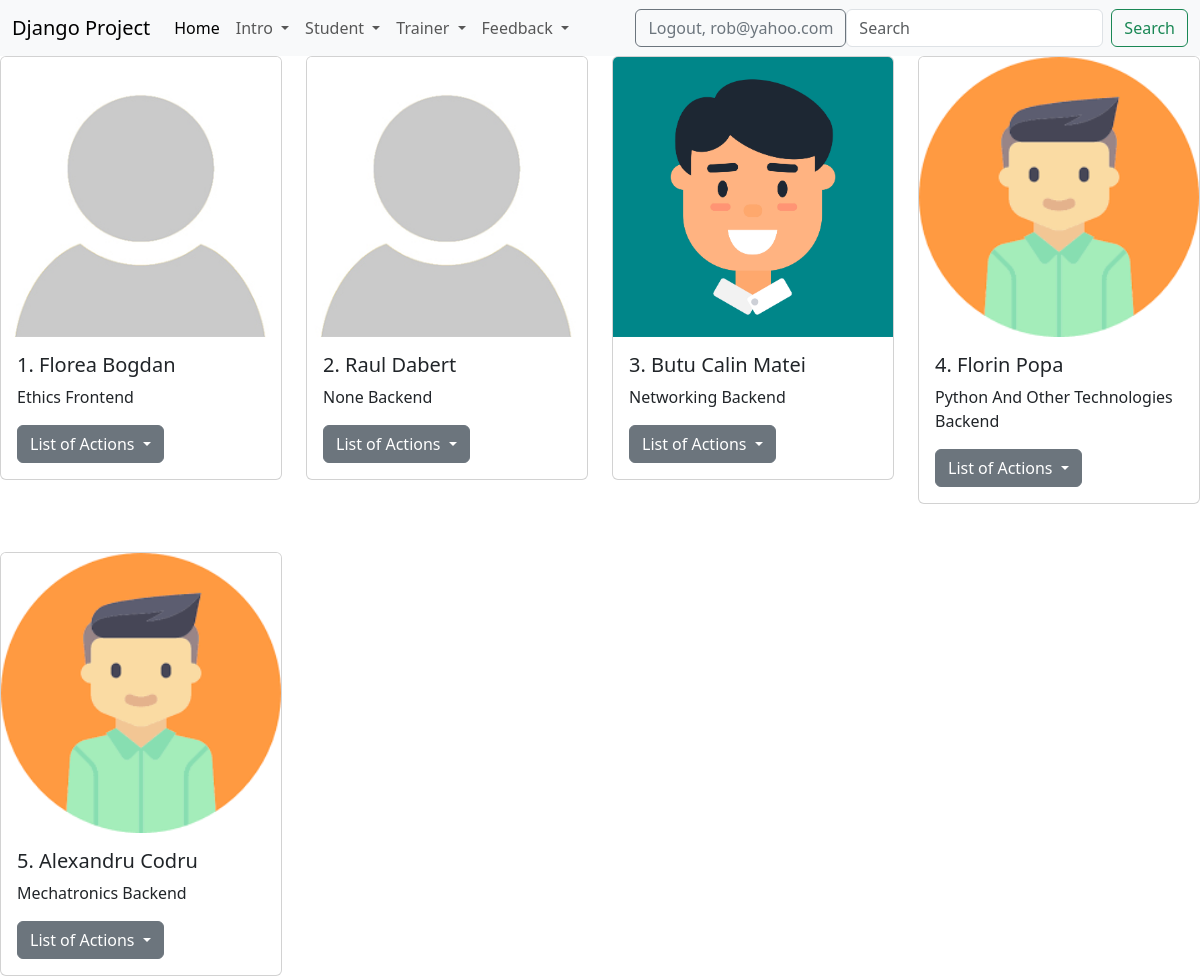
The app's page /list_of_trainers/ (signed in) with its own data.
### trainer/models.py (models this page shows, shortened)
class Trainer(models.Model):
    department_options = (
        ("frontend", "Frontend"),
        ("backend", "Backend"),
        ("network", "Network"),
    )
    first_name = models.CharField(max_length=20)
    last_name = models.CharField(max_length=20)
    course = models.CharField(max_length=40, blank=True, null=True)
    email = models.EmailField(max_length=40)
    department = models.CharField(max_length=32, choices=department_options)
    active = models.BooleanField(default=True)
    created_at = models.DateTimeField(auto_now_add=True)
    updated_at = models.DateTimeField(auto_now=True)
    image_up = models.ImageField(upload_to="trainers_images/", null=True)

### trainer/views.py (the view)
# urls.py: path("list_of_trainers/", views.TrainerListView.as_view(), name="list-of-trainers"),
class TrainerListView(LoginRequiredMixin, ListView):
    template_name = "trainer/list_of_trainers.html"
    model = Trainer
    context_object_name: str = "all_trainers"
    def get_queryset(self):
        return Trainer.objects.filter(active=True)

### templates/trainer/list_of_trainers.html (shortened to what this page needs)
{% extends 'base.html' %}
{% load static %}
{% block content %}
    <div class=container-fluid">
        <div class="row gy-5">
            {% if all_trainers %}
                {% for trainer in all_trainers %}
                    <div class="col-md-3">
                        <div class="card">
                             {% if trainer.image_up %}
                                 <img src="{{ trainer.image_up.url }}" class="card-img-top" alt="No image">
                             {% else %}
                                 <img src="{% static "images/img.png" %}" class="card-img-top" alt="No image">
                             {% endif %}
                            <div class="card-body">
                                <h5 class="card-title">{{ forloop.counter }}. {{ trainer.first_name|title }} {{ trainer.last_name|title }}</h5>
                                <p class="card-text">{{ trainer.course|title }} {{ trainer.department|title }}</p>
                                <div class="dropdown">
                                    <button class="btn btn-secondary dropdown-toggle" type="button"
                                            data-bs-toggle="dropdown" aria-expanded="false"> List of Actions
                                    </button>
                                </div>
                            </div>
                        </div>
                    </div>
                {% endfor %}
            {% else %}
                <p class="text-center">No Trainer Available</p>
            {% endif %}
        </div>
    </div>
{% endblock %}

### templates/navbar.html (shortened to what this page needs)
<nav class="navbar navbar-expand-lg bg-body-tertiary">
    <div class="container-fluid">
        <a class="navbar-brand" href="#">Django Project</a>
        <div class="collapse navbar-collapse" id="navbarSupportedContent">
            <ul class="navbar-nav me-auto mb-2 mb-lg-0">
                <li class="nav-item">
                    <a class="nav-link active" aria-current="page" href="{% url "home-page" %}">Home</a>
                </li>
                {% if user.is_authenticated %}
                <li class="nav-item dropdown">
                    <a class="nav-link dropdown-toggle" href="#" role="button" data-bs-toggle="dropdown"
                       aria-expanded="false">
                       Intro
                    </a>
                </li>
                {% if perms.student.add_student or perms.student.view_list_of_students or perms.student.view_historystudent %}
                    <li class="nav-item dropdown">
                        <a class="nav-link dropdown-toggle" href="#" role="button" data-bs-toggle="dropdown"
                           aria-expanded="false">
                           Student
                        </a>
                    </li>
                {% endif %}
                <li class="nav-item dropdown">
                    <a class="nav-link dropdown-toggle" href="#" role="button" data-bs-toggle="dropdown"
                       aria-expanded="false">
                       Trainer
                    </a>
                </li>
                <li class="nav-item dropdown">
                    <a class="nav-link dropdown-toggle" href="#" role="button" data-bs-toggle="dropdown"
                        aria-expanded="false">
                        Feedback
                    </a>
                </li>
                {% endif %}
            </ul>
            {% if user.is_authenticated %}
                <form method="post" action="{% url 'logout' %}">
                     <button type="submit" class="btn btn-outline-secondary">Logout, {{ user.username }}</button>
                </form>
            {% else %}
                <div>
                    <a href="{% url "login" %}" class="btn btn-outline-success">Login</a>
                    <a href="{% url "sign-up" %}" class="btn btn-outline-secondary">Sign up</a>
                </div>
            {% endif %}
            <form class="d-flex" role="search">
                <input class="form-control me-2" type="search" placeholder="Search" aria-label="Search">
                <button class="btn btn-outline-success" type="submit">Search</button>
            </form>
        </div>
    </div>
</nav>

### records on screen
Trainer: first_name "Florea", last_name "Bogdan", course "Ethics", department "Frontend"
Trainer: first_name "Raul", last_name "Dabert", course "None", department "Backend"
Trainer: image_up (picture), first_name "Butu", last_name "Calin Matei", course "Networking", department "Backend"
Trainer: image_up (picture), first_name "Florin", last_name "Popa", course "Python And Other Technologies", department "Backend"
Trainer: image_up (picture), first_name "Alexandru", last_name "Codru", course "Mechatronics", department "Backend"

### other values on screen
{{ user.username }} "rob@yahoo.com"
